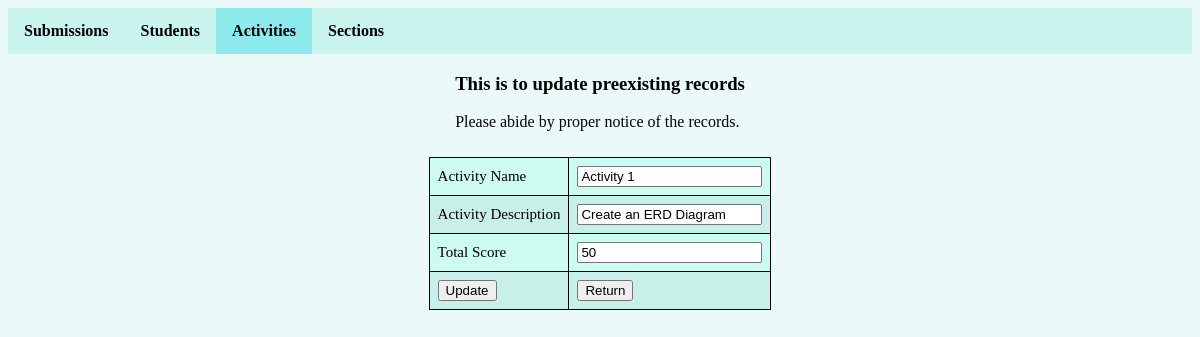
Page /update-activity.php?id=3001 on the committed database.
### tables this page shows
CREATE TABLE `activity` (
  `activityNum` int(10) NOT NULL,
  `subjectCode` int(5) DEFAULT NULL,
  `name` varchar(20) DEFAULT NULL,
  `instruction` text DEFAULT NULL,
  `totalscore` int(3) DEFAULT NULL,
  `date_given` timestamp NOT NULL DEFAULT current_timestamp() ON UPDATE current_timestamp()
);

### update-activity.php (the view, shortened to what this page needs)
<?php
include "connection.php";
$id = $_GET['id'];
?>
<!DOCTYPE html>
<html>
<head>
	<link rel="stylesheet" href="style/style.css">
</head>
<body>
	<ul>
		<center>
  		<li><a href="index-change.php">Submissions</a></li>
  		<li><a href="addnew-student.php">Students</a></li>
  		<li><a class="active" href="addnew-activity.php">Activities</a></li>
  		<li><a href="addnew-section.php">Sections</a></li>
  		</center>
	</ul>
	<div class="flex-container">
		<div class="mightybond">
			<div>
				<h3>This is to update preexisting records </h3>
			</div>
			<div>
				<p>Please abide by proper notice of the records.</p>
			</div>
		</div>
			<?php
			$sql = "SELECT * FROM activity WHERE activityNum = '$id' LIMIT 1;";
			$result = mysqli_query($conn, $sql);
			$row = mysqli_fetch_assoc($result);
			?>
		<div class="flexbox">
			<form action="" method="post">
				<table style="border:0">
						<tr>
							<td>
								<label class="label">Activity Name</label>
							</td>
							<td>
								<input type="text" class="form-control" name="name" value="<?php echo $row['name']?>">
							</td>
						</tr>
						<tr>
							<td>
								<label class="label">Activity Description</label>
							</td>
							<td>
								<input type="text" class="form-control" name="description" value="<?php echo $row['instruction']?>">
							</td>
						</tr>
						<tr>
							<td>
								<label class="label">Total Score</label>
							</td>
							<td>
								<input type="text" class="form-control" name="totalscore" value="<?php echo $row['totalscore']?>">
							</td>
						</tr>
						<tr>
							<td>
								<button type="submit" class="btn btn-info" name="submit">Update</button>
							</td>
							<td>
								<input type="button" value="Return" onclick="recAct()" name="return"/>
							</td>
						</tr>
					</table>
				</form>
			</div>
		</div>
	</body>
</html>

### style/style.css (style rules this page uses)
ul { list-style-type: none; margin: 0; padding: 0; overflow: hidden; background-color: #c9f5ee; }
li { float: left; }
li a { display: block; color: black; text-align: center; padding: 14px 16px; font-weight:bold; text-decoration:unset; }
.active { background-color: #8ceaed; }
table { border-collapse: collapse; border-spacing: 0; width: 100%; border: 1px solid #ddd; }
td { border:1px solid; padding:8px; font-size:15px; }
.flex-container { display:flex; justify-content:center; align-items:center; flex-direction:column; }
.flexbox { display:flex; justify-content:center; align-items:center; margin:10px; }
body { background-color:#ebfaf8 }
tr:nth-child(even) { background-color: #c9f0e8 }
tr:nth-child(odd) { background-color: #cdfaf1 }

### rows in the picture
activity: name "Activity 1", description "Create an ERD Diagram", totalscore "50"
